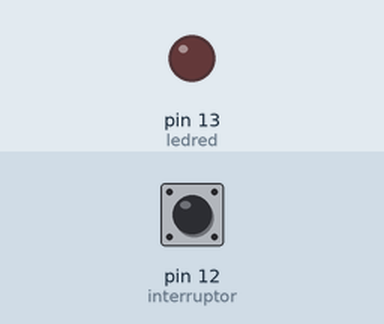
Recording of a sketch running on a simulated Arduino Uno, built with avr-gcc and run on an emulated ATmega328P. Shown: output pins drawn as LEDs (lit = HIGH). Dashed ring = blinking. The test bench sets the inputs (shaded band); at power-on: pin 12 (interruptor) LOW.

Above: at 1.2 s.
1.3 s: pin 12 (interruptor) pulled HIGH for 3.2 s
At 2.1 s:
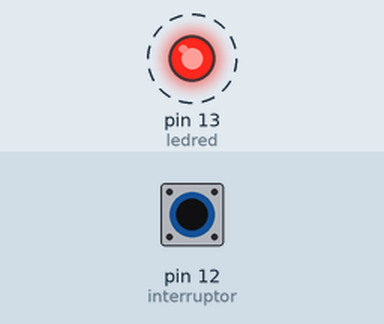
Timing chart, 0 to 5.8 s (numbered marks = the images above; inputs shaded):
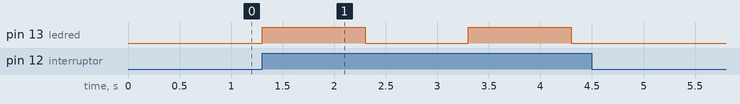

The sketch:

led_blink1.ino
```cpp
// C++ code
/* ===============================================================================================================
  Projeto: Utilizando um interruptor, vamos acionar um led para piscar constantemente.
  Utilizado: Arduino UNO, led e interruptor.

                           *****DESCRIÇÃO FUNCIONAMENTO*****
  Acende o led por 1 seg, e apaga por um 1seg, repetidamente, após acionamento o interruptor.
  ===============================================================================================================*/

// ================================== Variáveis e Constantes (Globais) ============================================ //

int ledred = 13;//Declaração da variavel(ledred), direcioando ela para a numeração da saída da placa.
int interruptor = 12;//Declaração da variavel(interruptor), direcioando ela para a numeração da saída da placa.
int estadointerruptor = 0;//Declaração da variavel (estadointerruptor), utilizada para logica condicional, para receber sinal do interrruptor.
void setup()
{
  pinMode(ledred, OUTPUT);//Declaração de qual modo será usada a porta 13(ledred), no caso saída(OUTPUT).
  pinMode(interruptor, INPUT);//Declaração de qual modo será usada a porta 12(interruptor), no caso saída(INPUT).
}

void loop()
{

  estadointerruptor = digitalRead(interruptor);//Leitura do sinal recebido.

  if(estadointerruptor == HIGH){

  digitalWrite(LED_BUILTIN, HIGH);//Vai ligar o led, HIGH VOLTAGE = 1(Sinal Digital)
  delay(1000); // Wait for 1000 millisecond(s), tempo em que o led vai ficar ligado.
  digitalWrite(LED_BUILTIN, LOW);//Vai desligar o led, LOW VOLTAGE = 0(Sinal Digital)
  delay(1000); // Wait for 1000 millisecond(s), tempo em que o led vai ficar desligado.
  }
}
```

Measured:
- after the input at 1.3 s, pin 13 (ledred): alternates HIGH for 1.0 s and LOW for 1.0 s, 4 changes in all, then stays LOW, starting at once
